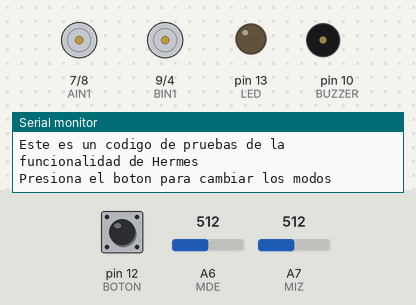
Bench run of a sketch on a simulated Arduino Nano, built with avr-gcc and run on an emulated ATmega328P. Parts: motor-driver pin pairs drawn as motors (green arrow = first pin HIGH = forward, orange = second pin HIGH = backward, longer = more drive, scaled by the enable pin), output pins drawn as LEDs (lit = HIGH), buzzer (waves = sounding), the last lines printed to the serial monitor. The test bench sets the inputs (shaded band); at power-on: pin 12 (BOTON) LOW, A6 (MDE) = 512, A7 (MIZ) = 512.

Above: at 1.2 s.
1.3 s: pin 12 (BOTON) pulled HIGH for 0.15 s
At 2.6 s:
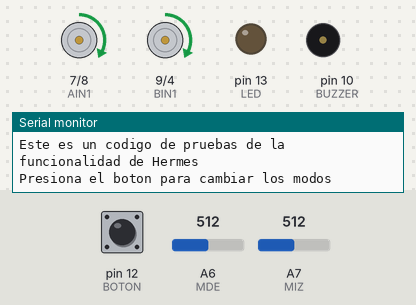
At 4.1 s:
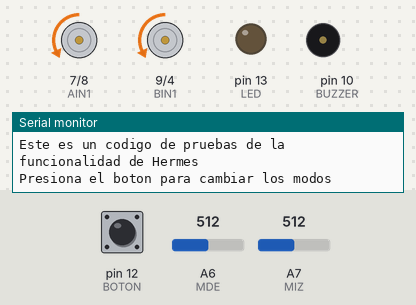
7.4 s: pin 12 (BOTON) pulled HIGH for 1 s
9.9 s: pin 12 (BOTON) pulled HIGH for 0.15 s
At 10.15 s:
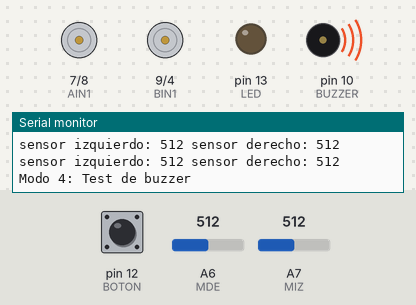
Timing chart, 0 to 18.9 s (numbered marks = the images above; inputs shaded):
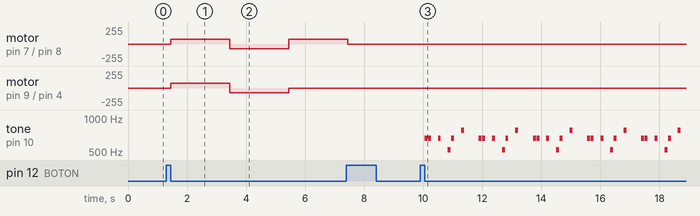

The sketch:

TesteoGeneralHermes.ino
```cpp
#include <QTRSensors.h>

int modo = 0;

// pines motores
#define AIN1 7
#define AIN2 8
#define PWMA 6
#define BIN1 9
#define BIN2 4
#define PWMB 5

// pines componentes soldados
#define LED 13
#define BUZZER 10
#define BOTON 12

// pines sensores laterales
#define MIZ A7
#define MDE A6

// definicion siguelineas
#define NUM_SENSORS 6
#define EMITTER_PIN 11

QTRSensors qtr;
const uint8_t SensorCount = NUM_SENSORS;
uint16_t sensorValues[SensorCount];

// Función accionamiento motor izquierdo
void Motorde(int value) {
  if (value >= 0) {
    digitalWrite(BIN1, HIGH);
    digitalWrite(BIN2, LOW);
  } else {
    digitalWrite(BIN1, LOW);
    digitalWrite(BIN2, HIGH);
    value *= -1;
  }
  analogWrite(PWMB, value);
}

// Función accionamiento motor derecho
void Motoriz(int value) {
  if (value >= 0) {
    digitalWrite(AIN1, HIGH);
    digitalWrite(AIN2, LOW);
  } else {
    digitalWrite(AIN1, LOW);
    digitalWrite(AIN2, HIGH);
    value *= -1;
  }
  analogWrite(PWMA, value);
}

// Accionamiento de motores
void Motor(int left, int right) {
  Motoriz(left);
  Motorde(right);
}

void setup() {
  Serial.begin(9600);

  pinMode(LED, OUTPUT);
  pinMode(BIN2, OUTPUT);
  pinMode(BIN1, OUTPUT);
  pinMode(PWMB, OUTPUT);
  pinMode(AIN1, OUTPUT);
  pinMode(AIN2, OUTPUT);
  pinMode(PWMA, OUTPUT);
  pinMode(MIZ, INPUT);
  pinMode(MDE, INPUT);
  pinMode(BUZZER, OUTPUT);
  pinMode(BOTON, INPUT);

  // Configuración QTR versión 4
  qtr.setTypeAnalog();
  qtr.setSensorPins((const uint8_t[]){A5, A4, A3, A2, A1, A0}, SensorCount);
  qtr.setEmitterPin(EMITTER_PIN);

  Serial.println("Este es un codigo de pruebas de la funcionalidad de Hermes");
  Serial.println("Presiona el boton para cambiar los modos");
}

void loop() {
  if (digitalRead(BOTON) == 1) {
    if (modo == 4) {
      modo = 1;
    } else {
      modo++;
    }
    while (digitalRead(BOTON) == 1);
  }

  if (modo == 1) {
    Motor(70, 70);
    delay(2000);
    Motor(-70, -70);
    delay(2000);
    Motor(70,0);
    delay(2000);
    Motor(0, 0);
    delay(500);
    modo = 2;

  } else if (modo == 2) {
    qtr.read(sensorValues);  // lectura de sensores QTR
    for (uint8_t i = 0; i < SensorCount; i++) {
      Serial.print(sensorValues[i]);
      Serial.print('\t');
    }
    Serial.println();
    delay(500);

  } else if (modo == 3) {
    int lectura_MIZ = analogRead(MIZ);
    int lectura_MDE = analogRead(MDE);
    Serial.print("sensor izquierdo: ");
    Serial.print(lectura_MIZ);
    Serial.print(" sensor derecho: ");
    Serial.println(lectura_MDE);
    delay(500);

  } else if (modo == 4) {
    Serial.println("Modo 4: Test de buzzer");
    tone(BUZZER, 1319 / 2, 100);
    delay(117);
    tone(BUZZER, 1319 / 2, 100);
    delay(333);
    tone(BUZZER, 1319 / 2, 100);
    delay(334);
    tone(BUZZER, 1047 / 2, 100);
    delay(117);
    tone(BUZZER, 1319 / 2, 100);
    delay(334);
    tone(BUZZER, 1564 / 2, 100);
    delay(600);
    tone(BUZZER, 784 / 2, 100);
  }
}
```

Measured:
- after the input at 1.3 s, motor on pin 7 (AIN1) / pin 8 (AIN2): stopped → forward 70/255 after 0.15 s, → backward 70/255 2.0 s later, → forward 70/255 2.0 s later; motor on pin 9 (BIN1) / pin 4 (BIN2): stopped → forward 70/255 after 0.15 s, → backward 70/255 2.0 s later, → stopped 2.0 s later
- after the input at 9.9 s, tone on pin 10 (BUZZER): silent → 659 Hz after 0.15 s, then repeats every 1.8 s: silent 0.02 s, 2 × (659 Hz 0.10 s, silent 0.23 s), 523 Hz 0.10 s, silent 0.02 s, 659 Hz 0.10 s, silent 0.23 s, 782 Hz 0.10 s, silent 0.50 s, 659 Hz 0.10 s
